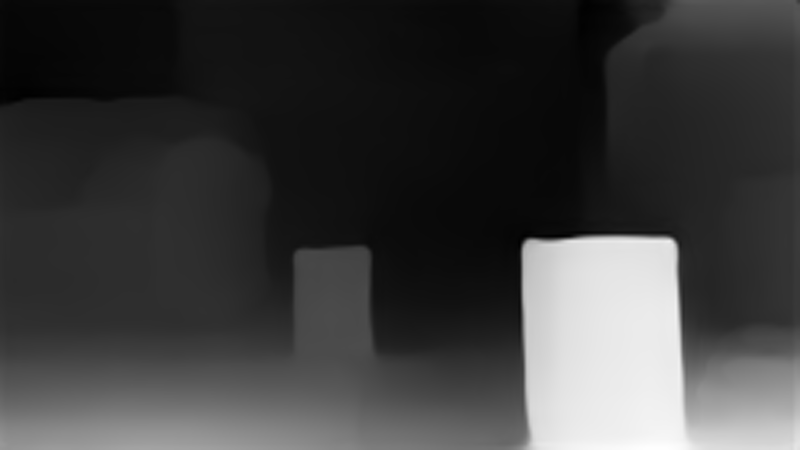
#> input picture sequenciaTRES/maps/figuraUm_map.png, 1600 x 899 px (shown at 1/2 size)
$ python test_depth_test.py
#> lines starting #> are read from the running program, lines starting #| are printed output that depends on the picture
import cv2
import matplotlib.pyplot as plt

# img3 = cv2.imread('../sequenciaTRES/maps/figuraUm_map.png')
# img3 = cv2.imread('../mapMeioMetroEUmMetro.png')

img3 = cv2.imread('../sequenciaTRES/maps/figuraUm_map.png')
#> img3 is the input picture: shape (899, 1600, 3); min 0, max 255, mean 61.5
if img3 is not None:
    plt.imshow(img3)
else:
    print("Não foi possível abrir a primeira imagem.")

if img3 is not None:
    plt.figure()
    plt.plot(img3[580, :])
    plt.plot(img3[680, :])


'''
# Tente abrir e carregar a segunda imagem
img4 = cv2.imread('../sequenciaTRES/figuraUm.jpeg')
if img4 is not None:
    plt.figure()
    plt.imshow(img4)
else:
    print("Não foi possível abrir a segunda imagem.")
'''

plt.show()
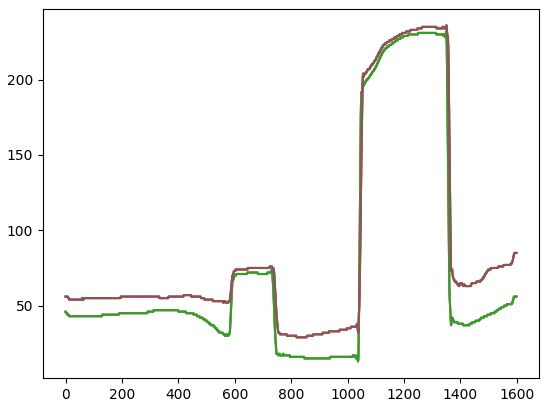
#> figure drawn by matplotlib, 1 panel; curve peaks at x = 1350, y = 232; curve peaks at x = 1350, y = 232; curve peaks at x = 1350, y = 232

$ run again, with sequenciaTRES/maps/figuraCinco_map.png copied over sequenciaTRES/maps/figuraUm_map.png
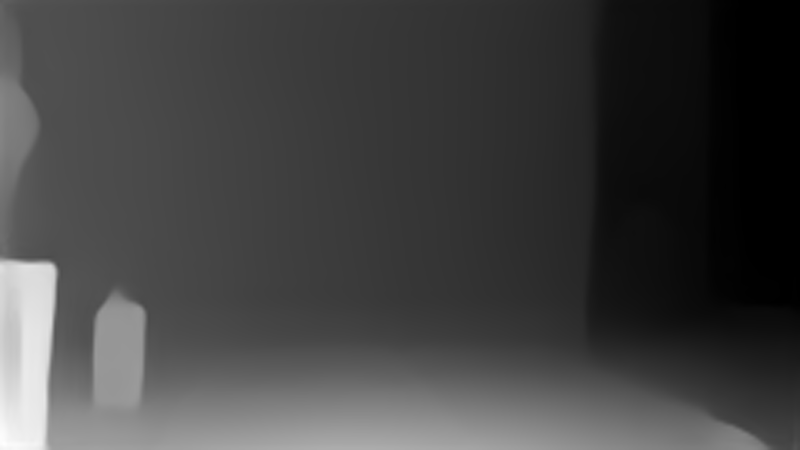
#> input picture sequenciaTRES/maps/figuraCinco_map.png, 1600 x 899 px (shown at 1/2 size)
#> img3 is the input picture: shape (899, 1600, 3); min 0, max 255, mean 66.1
#> `plt.show()`:
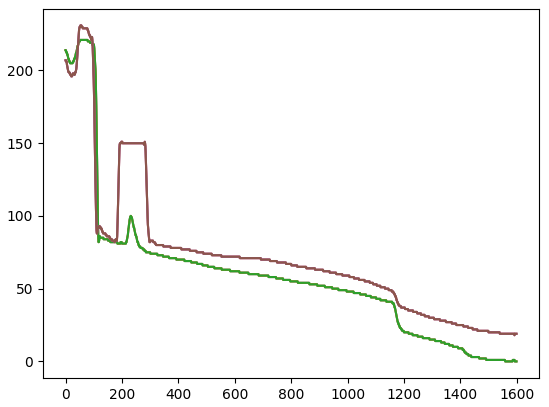
#> figure drawn by matplotlib, 1 panel; curve peaks at x = 52, y = 221; curve peaks at x = 52, y = 221; curve peaks at x = 52, y = 221

$ run again, with sequenciaTRES/maps/figuraDois_map.png copied over sequenciaTRES/maps/figuraUm_map.png
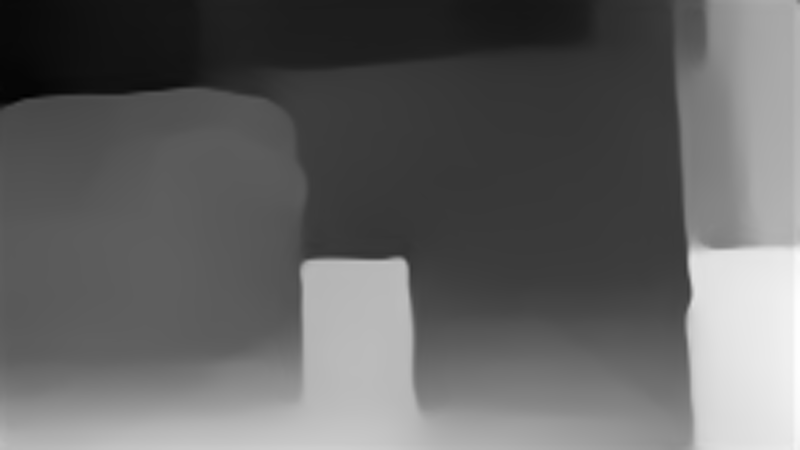
#> input picture sequenciaTRES/maps/figuraDois_map.png, 1600 x 899 px (shown at 1/2 size)
#> img3 is the input picture: shape (899, 1600, 3); min 0, max 255, mean 99
#> `plt.show()`:
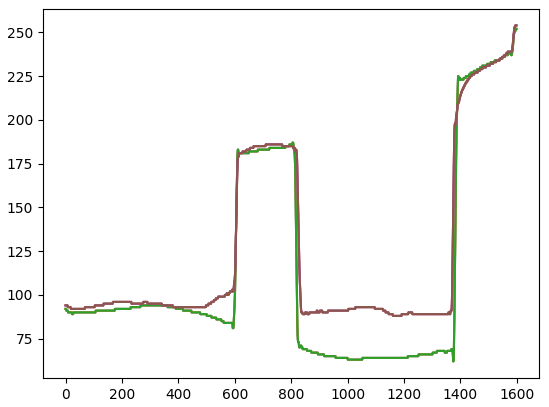
#> figure drawn by matplotlib, 1 panel; curve peaks at x = 1597, y = 252; curve peaks at x = 1597, y = 252; curve peaks at x = 1597, y = 252
